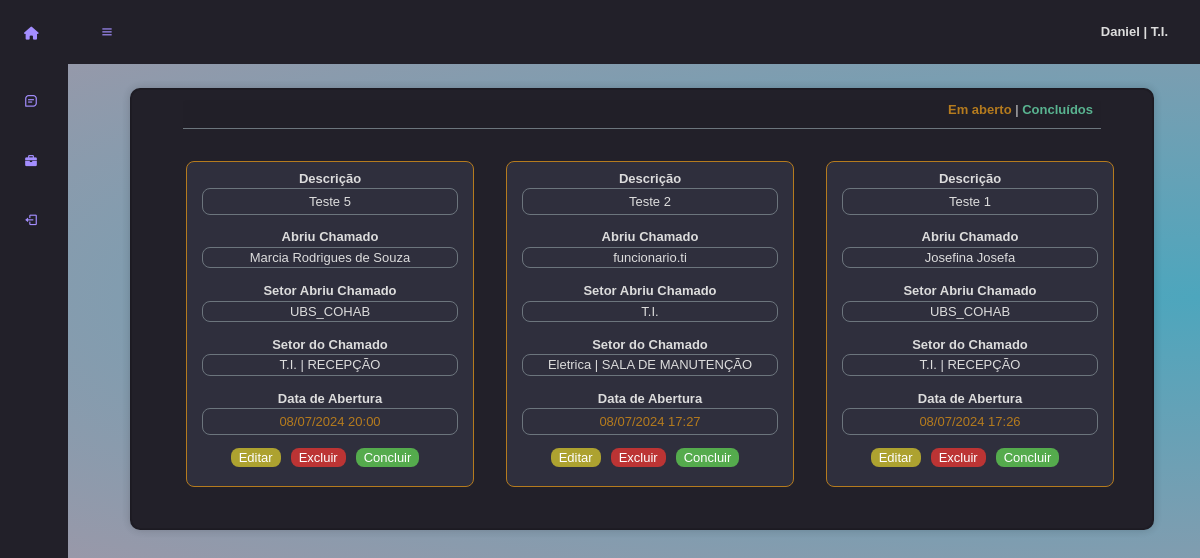
The app's page /chamados/ (signed in) with its own data.
### home/models.py (models this page shows, shortened)
class Perfil(models.Model):
    user = models.OneToOneField(User, on_delete=models.CASCADE)
    funcionario = models.ForeignKey(Funcionario, on_delete=models.CASCADE)

class Funcionario(models.Model):
    NIVEIS = [
        ('adm_sistema', 'Administrador do Sistema'),
        ('adm', 'Administrador do Setor'),
        ('funcionario', 'Funcionário'),
    ]
    nome = models.CharField(max_length=100)
    cpf = models.CharField(max_length=20)
    telefone = PhoneNumberField(default='+55', region='BR')
    setor = models.ForeignKey(Setor, on_delete=models.CASCADE, limit_choices_to={'status': True})
    area_setor = models.ForeignKey(AreaSetor, on_delete=models.CASCADE, limit_choices_to={'status': True})
    nivel = models.CharField(max_length=25, choices=NIVEIS)
    status = models.BooleanField(default=True)

class Setor(models.Model):
    nome = models.CharField(max_length=30)
    recebe_chamado = models.BooleanField(default=True)
    status = models.BooleanField(default=True)
    def __str__(self) -> str:
        return f'{self.nome}'

class Chamado(models.Model):
    descricao = models.CharField(max_length=280)
    funcionario_abriu = models.ForeignKey(Funcionario, on_delete=models.CASCADE, limit_choices_to={'status': True}, related_name='chamados_abertos')
    funcionario_fechou = models.ForeignKey(Funcionario, on_delete=models.CASCADE, limit_choices_to={'status': True}, related_name='chamados_fechados', blank=True, null=True)
    setor = models.ForeignKey(Setor, on_delete=models.CASCADE, limit_choices_to={'status': True, 'recebe_chamado': True,})
    status = models.BooleanField(default=False)
    descricao_solucao = models.CharField(max_length=280, default='', blank=True, null=True)
    data_abertura = models.DateTimeField(auto_now_add=True)
    data_fechamento = models.DateTimeField(blank=True, null=True)
    ativo = models.BooleanField(default=True)

class AreaSetor(models.Model):
    nome = models.CharField(max_length=30)
    setor = setor = models.ForeignKey(Setor, on_delete=models.CASCADE, limit_choices_to={'status': True})
    status = models.BooleanField(default=True)
    def __str__(self) -> str:
        return f'{self.nome}'

### home/views/chamados.py (the view)
# urls.py: path('chamados/', chamados_view, name='chamados_view'),
@login_required(login_url='/login/')
def chamados_view(request):
    nivel_usuario = request.user.perfil.funcionario.nivel
    setor_usuario = request.user.perfil.funcionario.setor
    funcionario_usuario = request.user.perfil.funcionario
    if nivel_usuario == 'funcionario':
        chamados = Chamado.objects.filter(
            Q(funcionario_abriu=funcionario_usuario) & Q(ativo=True) |
            Q(setor=setor_usuario) & Q(ativo=True)
        ).order_by('-data_abertura')
    elif nivel_usuario == 'adm':
        chamados = Chamado.objects.filter(
            Q(funcionario_abriu__setor=setor_usuario) & Q(ativo=True) |
            Q(setor=setor_usuario) & Q(ativo=True)
        ).order_by('-data_abertura')
    else:
        chamados = Chamado.objects.filter(ativo=True).order_by('-data_abertura')
    return render(request, 'home/chamados/chamados.html', {
        'agendamentos': chamados,
        'nivel_usuario': nivel_usuario,
        'funcionario_usuario': funcionario_usuario,
        'setor_usuario': setor_usuario
    })

### home/templates/home/chamados/chamados.html (shortened to what this page needs)
{% extends 'base.html' %}
{% load static %}
{% block header %}
<link rel="stylesheet" href="https://stackpath.bootstrapcdn.com/bootstrap/4.3.1/css/bootstrap.min.css">
<link rel="stylesheet" href="https://cdnjs.cloudflare.com/ajax/libs/font-awesome/4.7.0/css/font-awesome.min.css">
<link rel="stylesheet" href="{% static 'home/css/chamados/chamados.css' %}">
{% endblock %}
{% block content %}
<div class="container">
<div class="page">
<div class="card">
<div class="card-body">
<div class="card">
	<div class="card-header d-flex justify-content-between align-items-center">
		<span class="float-right">
			<span class="mr-4 navTask" id="mostrarAgendamentos">Em aberto</span> |
			<span class="mr-4 navTask" id="mostrarConcluidos">Concluídos</span>
		</span>
	</div>
	<div class="card-agendamentos">
		{% if agendamentos %}
			{% for agendamento in agendamentos %}
				<div class="{% if agendamento.status %} agendamentosConcluidos {% else %} agendamentos {% endif %}" style="{% if agendamento.status %} display: none {% endif %}">
					<div class="agenda-item" data-agendamento-data="{{ agendamento.status }}" data-agendamento-concluido="{{ agendamento.status }}">
						<p class="rotulo">Descrição</p>
						<div class="agenda-header">
							<p>{{ agendamento.descricao }}</p>
						</div>
						<p class="rotulo">Abriu Chamado</p>
						<p class="description">{{ agendamento.funcionario_abriu.nome }}</p>
						<p class="rotulo">Setor Abriu Chamado</p>
						<p class="description">{{ agendamento.funcionario_abriu.setor }}</p>
						<p class="rotulo">Setor do Chamado</p>
						<p class="description">{{ agendamento.setor.nome }} | {{ agendamento.funcionario_abriu.area_setor }}</p>
						<p class="rotulo">Data de Abertura</p>
						<p class="description-data">{{ agendamento.data_abertura|date:"d/m/Y" }} {{ agendamento.data_abertura|time:"H:i" }}</p>
						<div class="alteracoes-conteiner">
							{% if agendamento.funcionario_abriu == funcionario_usuario or agendamento.funcionario_abriu.setor == funcionario_usuario.setor and funcionario_usuario.nivel != 'funcionario' or funcionario_usuario.nivel == 'adm_sistema' %}
								<span class="editar-agendamento" data-agendamento-id="{{ agendamento.id }}">
									<a href="{% url 'home:edita_chamado' agendamento.id %}">Editar</a>
								</span>
							{% endif %}
							{% if agendamento.funcionario_abriu == funcionario_usuario or funcionario_usuario.setor == agendamento.funcionario_abriu.setor and funcionario_usuario.nivel != 'funcionario' or funcionario_usuario.nivel == 'adm_sistema' %}
								<span class="cancelar-agendamento">
									<a href="#" onclick="excluirChamado('{{agendamento.id}}')">Excluir</a>
								</span>
							{% endif %}
							{% if agendamento.setor == funcionario_usuario.setor and not agendamento.status or funcionario_usuario.nivel == 'adm_sistema' and not agendamento.status %}
								<span class="concluir-agendamento" data-agendamento-id="{{ agendamento.id }}">
									<a href="#" onclick="concluirChamado('{{ agendamento.id }}')">Concluir</a>
								</span>
							{% endif %}
						</div>
					</div>
				</div>
			{% endfor %}
		{% else %}
			<p>Não há agendamentos.</p>
		{% endif %}
	</div>
</div>
</div>
</div>
</div>
</div>
{% endblock %}

### prefeitura/templates/base.html (shortened to what this page needs)
{% load static %}
<!DOCTYPE html>
<html lang="en">
<head>
    <link rel="stylesheet" href="{% static 'prefeitura/css/base_style.css' %}">
    <link rel="stylesheet" href="https://cdn.jsdelivr.net/npm/bootstrap@5.0.0-beta1/dist/css/bootstrap.min.css">
    <link rel="stylesheet" href="https://cdn.jsdelivr.net/npm/boxicons@latest/css/boxicons.min.css">
    <link rel="stylesheet" href="https://cdnjs.cloudflare.com/ajax/libs/font-awesome/6.0.0-beta3/css/all.min.css">
    {% block header %}
    {% endblock %}
</head>
<body id="body-pd">
    <div class="header" id="header">
        <div class="header_toggle">
            <i class='bx bx-menu' id="header-toggle"></i>
            <span class="usuario-salao" style="font-weight:600; font-size: 13px">{{ request.user.first_name }} | {{ request.user.perfil.funcionario.setor }}</span>
        </div>
    </div>
    <div class="container">
        <div class="l-navbar" id="nav-bar">
            <nav class="nav">
                <div> <a href="{% url 'home:home' %}" class="nav_logo"> <i class="fa-solid fa-house"></i> <span class="nav_logo-name">CyberSolutions</a>
                    <div class="nav_list">
                        <a href="{% url 'home:chamados_view' %}" class="nav_link">
                            <i class='bx bx-message-square-detail nav_icon'></i>
                        </a>
                        <a href="{% url 'home:home' %}" class="nav_link">
                            <i class='bx bxs-briefcase'></i>
                        </a>
                        <a href="{% url 'home:logout' %}" class="nav_link">
                            <i class='bx bx-log-out nav_icon'></i>
                        </a>
                    </div>
                </div>
            </nav>
        </div>
        <div class="main_content">
            {% block content %}
            {% endblock %}
        </div>
    </div>
</body>
</html>

### prefeitura/static/prefeitura/css/base_style.css (style rules this page uses)
:root { --header-height: 3rem; --nav-width: 68px; --first-color: #a48eff; --first-color-light: #a48eff; --white-color: #F7F6FB; --body-font: 'Nunito', sans-serif; --normal-font-size: 1rem; --z-fixed: 100; }
body { background-color: #000; position: relative; margin: var(--header-height) 0 0 0; padding: 0 1rem; font-family: var(--body-font); font-size: var(--normal-font-size); transition: .5s; }
.nav_list a { text-decoration: underline; }
.container { display: grid; grid-template-columns: auto; grid-template-rows: 5% 2fr; gap: 20px; }
.header { grid-column: 1; grid-row: 1; width: 100%; height: 5%; position: fixed; top: 0; left: 0; display: flex; align-items: center; justify-content: space-between; padding: 0 1rem; background-color:#222029; z-index: var(--z-fixed); transition: .5s; }
.header_toggle { color: var(--first-color); font-size: 1.5rem; cursor: pointer; }
.l-navbar { position: fixed; top: 0; left: -30%; width: var(--nav-width); height: 100vh; background-color: #222029; padding: .5rem 1rem 0 0; transition: .5s; z-index: var(--z-fixed); }
.nav { height: 100%; display: flex; flex-direction: column; justify-content: space-between; overflow: hidden; }
.nav_logo, .nav_link { display: grid; grid-template-columns: max-content max-content; align-items: center; column-gap: 1rem; padding: .5rem 0 .5rem 1.5rem; }
.nav_logo { text-decoration: none; margin-bottom: 2rem; }
.nav_link { position: relative; color: var(--first-color-light); margin-bottom: 1.5rem; transition: .3s; }
.nav_icon { font-size: 1.25rem; }
.bx-menu:before { color: var(--first-color-light); }
.nav_list a { text-decoration: none; }
#nav-bar > nav > div > a > i { color: #a48eff !important; }
.header_toggle { display: flex; justify-content: space-between; align-items: center; width: 100%; }
.usuario-salao { margin-left: auto; font-size: 14px; color: #ddd; font-weight: 500; }
@media (min-width: 1200px) { .container { max-width: 1200px !important; } }
@media screen and (min-width: 768px) { body { margin: calc(var(--header-height) + 1rem) 0 0 0; padding-left: calc(var(--nav-width) + 2rem); } }
@media screen and (min-width: 768px) { .header { height: calc(var(--header-height) + 1rem); padding: 0 2rem 0 calc(var(--nav-width) + 2rem); } }
@media screen and (min-width: 768px) { .l-navbar { left: 0; padding: 1rem 1rem 0 0; } }

### records on screen
Chamado: descricao "Teste 5", funcionario_abriu.nome "Marcia Rodrigues de Souza", funcionario_abriu.setor "UBS_COHAB", setor.nome "T.I.", funcionario_abriu.area_setor "RECEPÇÃO", data_abertura "08/07/2024", data_abertura "20:00"
Chamado: descricao "Teste 2", funcionario_abriu.nome "funcionario.ti", funcionario_abriu.setor "T.I.", setor.nome "Eletrica", funcionario_abriu.area_setor "SALA DE MANUTENÇÃO", data_abertura "08/07/2024", data_abertura "17:27"
Chamado: descricao "Teste 1", funcionario_abriu.nome "Josefina Josefa", funcionario_abriu.setor "UBS_COHAB", setor.nome "T.I.", funcionario_abriu.area_setor "RECEPÇÃO", data_abertura "08/07/2024", data_abertura "17:26"

### other values on screen
{{ request.user.first_name }} "Daniel"
{{ request.user.perfil.funcionario.setor }} "T.I."
